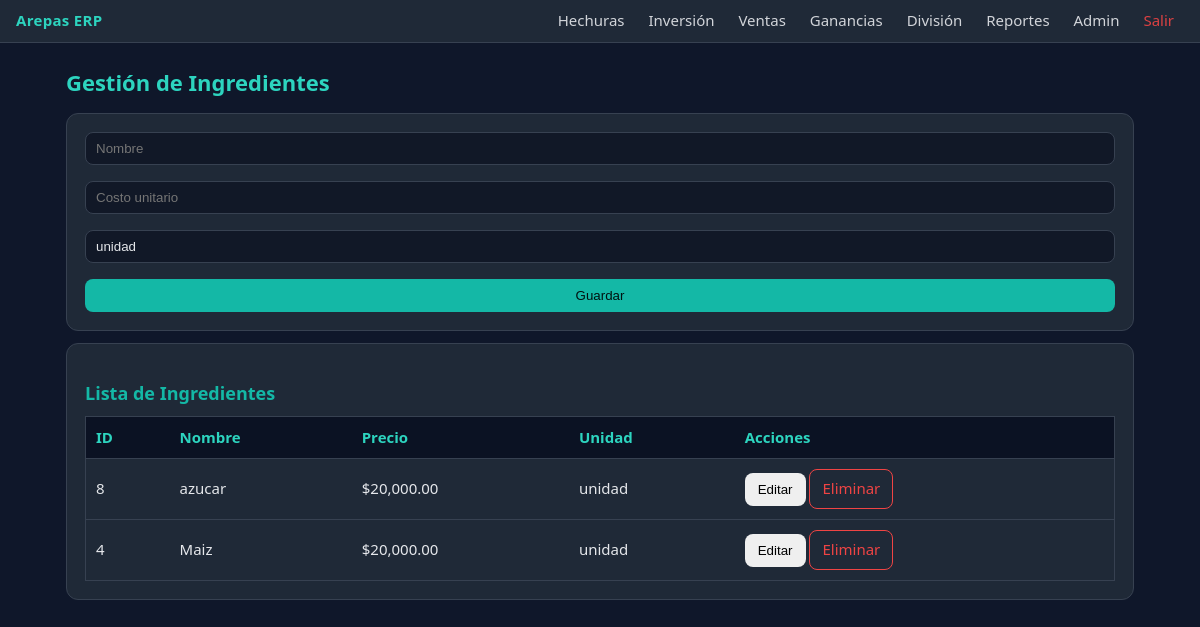
The page /arepas-erp2/public/admin/ingredientes.php (signed in) on the database its author committed.
### tables this page shows
CREATE TABLE `ingredientes` (
  `id` int(11) NOT NULL,
  `nombre` varchar(100) NOT NULL,
  `unidad` varchar(50) NOT NULL,
  `costo_unitario` decimal(10,2) NOT NULL,
  `creado_en` timestamp NOT NULL DEFAULT current_timestamp()
);

### arepas-erp2/public/admin/ingredientes.php (the view, shortened to what this page needs)
<?php
$pdo = Database::getInstance();
$stmt = $pdo->query("SELECT * FROM ingredientes ORDER BY id DESC");
$ingredientes = $stmt->fetchAll(PDO::FETCH_ASSOC);
?>
<h1>Gestión de Ingredientes</h1>
<div class="card">
    <form method="post" class="grid grid-4">
        <input type="text" name="nombre" id="nombre" placeholder="Nombre" required>
        <input type="number" name="precio" id="precio" placeholder="Costo unitario" step="0.01" required>
        <input type="text" name="unidad" id="unidad" placeholder="Unidad (kg, libra...)" value="unidad">
        <button class="btn btn-primary">Guardar</button>
    </form>
</div>
<div class="card mt-3">
    <h2>Lista de Ingredientes</h2>
    <table class="table">
        <thead>
            <tr><th>ID</th><th>Nombre</th><th>Precio</th><th>Unidad</th><th>Acciones</th></tr>
        </thead>
        <tbody>
            <?php foreach($ingredientes as $i): ?>
            <tr>
                <td><?= $i['id'] ?></td>
                <td><?= htmlspecialchars($i['nombre']) ?></td>
                <td>$<?= number_format($i['costo_unitario'],2) ?></td>
                <td><?= htmlspecialchars($i['unidad']) ?></td>
                <td>
                    <button class="btn btn-warning"
                        onclick="editarIngrediente('<?= $i['id'] ?>','<?= htmlspecialchars($i['nombre']) ?>','<?= $i['costo_unitario'] ?>','<?= htmlspecialchars($i['unidad']) ?>')">
                        Editar
                    </button>
                    <a href="?del=<?= $i['id'] ?>" class="btn btn-danger" onclick="return confirm('¿Eliminar ingrediente?')">Eliminar</a>
                </td>
            </tr>
            <?php endforeach; ?>
        </tbody>
    </table>
</div>
<?php
include __DIR__ . "/../../app/views/layout.php";

### arepas-erp2/public/assets/css/app.css (style rules this page uses)
:root { --bg:#0f172a; --bg2:#111827; --panel:#1f2937; --muted:#9ca3af; --text:#e5e7eb; --brand:#14b8a6; --brand-2:#2dd4bf; --danger:#ef4444; --border:#374151; }
* { box-sizing: border-box; }
html,body { height:100%; }
body { margin:0; background:var(--bg); color:var(--text); font: 15px/1.45 ui-sans-serif, system-ui, -apple-system, Segoe UI, Roboto, "Helvetica Neue", Arial; }
.card { background:var(--panel); border:1px solid var(--border); border-radius:12px; padding:18px; }
.grid { display:grid; gap:16px; }
h1 { color:var(--brand-2); font-size:22px; margin:0 0 14px }
h2 { color:var(--brand); font-size:18px; margin:18px 0 10px }
input, select { width:100%; background:var(--bg2); color:var(--text); border:1px solid var(--border); border-radius:8px; padding:8px 10px; }
.btn { display:inline-block; padding:8px 12px; border-radius:8px; text-decoration:none; border:1px solid transparent; }
.btn-primary { background:var(--brand); color:#001311; }
.btn-danger { background:transparent; color:var(--danger); border-color:var(--danger); }
.table { width:100%; border-collapse:collapse; border:1px solid var(--border); }
.table th { text-align:left; background:#0b1223; color:var(--brand-2); padding:10px; border-bottom:1px solid var(--border); }
.table td { padding:10px; border-top:1px solid var(--border); }
.mt-3 { margin-top:12px }

### rows shown on the page
ingredientes: id "8", nombre "azucar", costo_unitario "20,000.00", unidad "unidad"
ingredientes: id "4", nombre "Maiz", costo_unitario "20,000.00", unidad "unidad"
